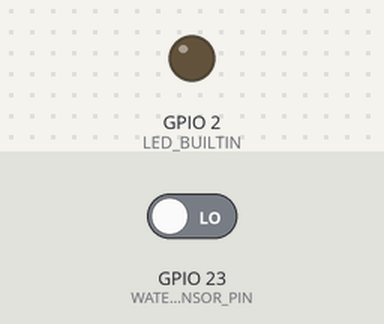
Bench run of a sketch on a simulated ESP32. Parts: output pins drawn as LEDs (lit = HIGH). Inputs (shaded band) come from the test bench; at power-on: GPIO 23 (WATER_SENSOR_PIN) LOW. WiFi joins after 1.5 s; servers stay silent unless stated; what the sketch prints to the serial monitor is not drawn.

Above: at 6.0 s.
6.1 s: GPIO 23 (WATER_SENSOR_PIN) driven HIGH
At 12.0 s:
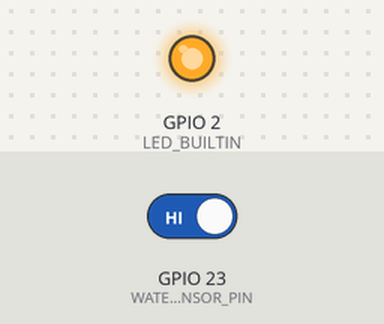
12.3 s: GPIO 23 (WATER_SENSOR_PIN) driven LOW
At 14.2 s:
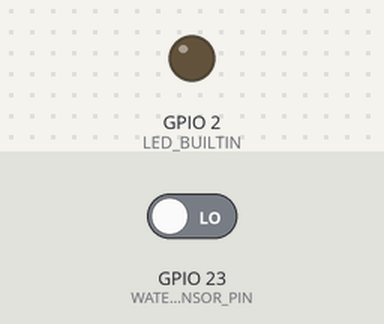
Timing chart, 0 to 15.7 s (numbered marks = the images above; inputs shaded):
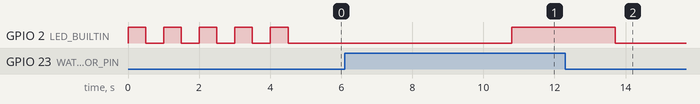

Measured:
- after the input at 6.1 s, GPIO 2 (LED_BUILTIN): LOW → HIGH after 4.7 s
- after the input at 12.3 s, GPIO 2 (LED_BUILTIN): HIGH → LOW after 1.4 s
- by itself, GPIO 2 (LED_BUILTIN): alternates HIGH for 0.50 s and LOW for 0.50 s, 10 changes in all, then stays LOW

The sketch:

Signal_Receiver_from_sensor_ESP32.ino
```cpp
#include <WiFi.h> //https://www.arduino.cc/en/Reference/WiFi

#define WIFI_NAME "TVS_3BB 2.4G"
#define WIFI_PASS "0955167824"

#define WATER_SENSOR_PIN 23

String apiKey = "0LP32ZK1T6SWYCJM";
const char* thingspeakserver = "api.thingspeak.com";

void setup() {
  Serial.begin(115200);
  pinMode(LED_BUILTIN, OUTPUT);
  digitalWrite(LED_BUILTIN, LOW);
  pinMode(WATER_SENSOR_PIN, INPUT_PULLDOWN);
}

void loop() {
  if (WiFi.status() != WL_CONNECTED) {
    WiFi.mode(WIFI_STA);
    Serial.println("Attempting to connect to SSID: ");
    while (WiFi.status() != WL_CONNECTED) {
      WiFi.begin(WIFI_NAME, WIFI_PASS);
      for (int i = 0; i < 10; i++) {
        Serial.print(".");
        digitalWrite(LED_BUILTIN, !digitalRead(LED_BUILTIN));
        delay(500);
      }
    }
    digitalWrite(LED_BUILTIN, LOW);
    Serial.println("Connected");
    Serial.println("IP address: ");
    Serial.println(WiFi.localIP());
  }

  WiFiClient client;

  if (digitalRead(WATER_SENSOR_PIN) == HIGH) {

    client.connect(thingspeakserver, 80);
    String postStr = apiKey;
    postStr += "&field1=";
    postStr += HIGH;
    postStr += "\r\n\r\n";
    client.print("POST /update HTTP/1.1\n");
    client.print("Host: api.thingspeak.com\n");
    client.print("Connection: close\n");
    client.print("X-THINGSPEAKAPIKEY: " + apiKey + "\n");
    client.print("Content-Type: application/x-www-form-urlencoded\n");
    client.print("Content-Length: ");
    client.print(postStr.length());
    client.print("\n\n");
    client.print(postStr);
    Serial.println("Thingspeak Updated");

    Serial.println("Connecting to the server");
    client.connect("192.168.1.19", 11008);
    Serial.println("Signal On");
    digitalWrite(LED_BUILTIN, HIGH);

    while (digitalRead(WATER_SENSOR_PIN) == HIGH) {
      if (digitalRead(WATER_SENSOR_PIN) == LOW) {
        break;
      }
      Serial.println("Signal On Loop");
      Serial.println("Sending 255");
      client.write(255);
      Serial.print("Receiving ");
      Serial.println(client.read());
      delay(2500);
    }

    client.connect(thingspeakserver, 80);
    postStr = apiKey;
    postStr += "&field1=";
    postStr += HIGH;
    postStr += "\r\n\r\n";
    client.print("POST /update HTTP/1.1\n");
    client.print("Host: api.thingspeak.com\n");
    client.print("Connection: close\n");
    client.print("X-THINGSPEAKAPIKEY: " + apiKey + "\n");
    client.print("Content-Type: application/x-www-form-urlencoded\n");
    client.print("Content-Length: ");
    client.print(postStr.length());
    client.print("\n\n");
    client.print(postStr);
    Serial.println("Thingspeak Updated");

  }

  if (digitalRead(WATER_SENSOR_PIN) == LOW) {

    client.connect(thingspeakserver, 80);
    String postStr = apiKey;
    postStr += "&field1=";
    postStr += LOW;
    postStr += "\r\n\r\n";
    client.print("POST /update HTTP/1.1\n");
    client.print("Host: api.thingspeak.com\n");
    client.print("Connection: close\n");
    client.print("X-THINGSPEAKAPIKEY: " + apiKey + "\n");
    client.print("Content-Type: application/x-www-form-urlencoded\n");
    client.print("Content-Length: ");
    client.print(postStr.length());
    client.print("\n\n");
    client.print(postStr);
    client.stop();

    while (digitalRead(WATER_SENSOR_PIN) == LOW) {
      if (digitalRead(WATER_SENSOR_PIN) == HIGH) {
        break;
      }
      Serial.println("Signal Off Loop");
      digitalWrite(LED_BUILTIN, LOW);
      delay(5000);
    }

    client.connect(thingspeakserver, 80);
    postStr = apiKey;
    postStr += "&field1=";
    postStr += LOW;
    postStr += "\r\n\r\n";
    client.print("POST /update HTTP/1.1\n");
    client.print("Host: api.thingspeak.com\n");
    client.print("Connection: close\n");
    client.print("X-THINGSPEAKAPIKEY: " + apiKey + "\n");
    client.print("Content-Type: application/x-www-form-urlencoded\n");
    client.print("Content-Length: ");
    client.print(postStr.length());
    client.print("\n\n");
    client.print(postStr);
    client.stop();

  }
}
```
